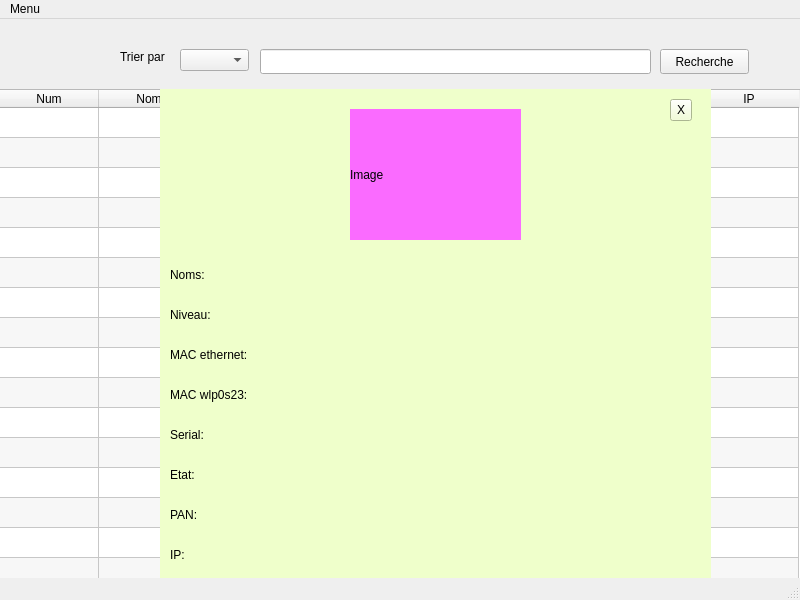
<?xml version="1.0" encoding="UTF-8"?>
<ui version="4.0">
 <class>MainWindow</class>
 <widget class="QMainWindow" name="MainWindow">
  <property name="geometry">
   <rect>
    <x>0</x>
    <y>0</y>
    <width>800</width>
    <height>600</height>
   </rect>
  </property>
  <property name="windowTitle">
   <string>MainWindow</string>
  </property>
  <widget class="QWidget" name="centralwidget">
   <widget class="QStackedWidget" name="pages">
    <property name="geometry">
     <rect>
      <x>-20</x>
      <y>20</y>
      <width>1081</width>
      <height>661</height>
     </rect>
    </property>
    <widget class="QWidget" name="to_list">
     <widget class="QComboBox" name="mode">
      <property name="geometry">
       <rect>
        <x>200</x>
        <y>10</y>
        <width>69</width>
        <height>22</height>
       </rect>
      </property>
      <item>
       <property name="text">
        <string/>
       </property>
      </item>
      <item>
       <property name="text">
        <string>Num</string>
       </property>
      </item>
      <item>
       <property name="text">
        <string>Nom</string>
       </property>
      </item>
      <item>
       <property name="text">
        <string>MAC ether</string>
       </property>
      </item>
      <item>
       <property name="text">
        <string>MAC wlp0s25</string>
       </property>
      </item>
      <item>
       <property name="text">
        <string>Serial</string>
       </property>
      </item>
      <item>
       <property name="text">
        <string>PAN</string>
       </property>
      </item>
      <item>
       <property name="text">
        <string>Etat</string>
       </property>
      </item>
      <item>
       <property name="text">
        <string>IP</string>
       </property>
      </item>
      <item>
       <property name="text">
        <string>Tout</string>
       </property>
      </item>
     </widget>
     <widget class="QTableWidget" name="liste">
      <property name="enabled">
       <bool>true</bool>
      </property>
      <property name="geometry">
       <rect>
        <x>0</x>
        <y>50</y>
        <width>1234</width>
        <height>1234</height>
       </rect>
      </property>
      <property name="maximumSize">
       <size>
        <width>16777215</width>
        <height>16777215</height>
       </size>
      </property>
      <property name="mouseTracking">
       <bool>false</bool>
      </property>
      <property name="tabletTracking">
       <bool>false</bool>
      </property>
      <property name="acceptDrops">
       <bool>true</bool>
      </property>
      <property name="autoFillBackground">
       <bool>true</bool>
      </property>
      <property name="alternatingRowColors">
       <bool>true</bool>
      </property>
      <property name="sortingEnabled">
       <bool>false</bool>
      </property>
      <property name="rowCount">
       <number>73</number>
      </property>
      <row/>
      <row/>
      <row/>
      <row/>
      <row/>
      <row/>
      <row/>
      <row/>
      <row/>
      <row/>
      <row/>
      <row/>
      <row/>
      <row/>
      <row/>
      <row/>
      <row/>
      <row/>
      <row/>
      <row/>
      <row/>
      <row/>
      <row/>
      <row/>
      <row/>
      <row/>
      <row/>
      <row/>
      <row/>
      <row/>
      <row/>
      <row/>
      <row/>
      <row/>
      <row/>
      <row/>
      <row/>
      <row/>
      <row/>
      <row/>
      <row/>
      <row/>
      <row/>
      <row/>
      <row/>
      <row/>
      <row/>
      <row/>
      <row/>
      <row/>
      <row/>
      <row/>
      <row/>
      <row/>
      <row/>
      <row/>
      <row/>
      <row/>
      <row/>
      <row/>
      <row/>
      <row/>
      <row/>
      <row/>
      <row/>
      <row/>
      <row/>
      <row/>
      <row/>
      <row/>
      <row/>
      <row/>
      <row/>
      <column>
       <property name="text">
        <string>Num</string>
       </property>
      </column>
      <column>
       <property name="text">
        <string>Nom</string>
       </property>
      </column>
      <column>
       <property name="text">
        <string>MAC ether</string>
       </property>
      </column>
      <column>
       <property name="text">
        <string>MAC wlp0s25</string>
       </property>
      </column>
      <column>
       <property name="text">
        <string>Serial</string>
       </property>
      </column>
      <column>
       <property name="text">
        <string>PAN</string>
       </property>
      </column>
      <column>
       <property name="text">
        <string>Etat</string>
       </property>
      </column>
      <column>
       <property name="text">
        <string>IP</string>
       </property>
      </column>
     </widget>
     <widget class="QLineEdit" name="input">
      <property name="geometry">
       <rect>
        <x>280</x>
        <y>10</y>
        <width>391</width>
        <height>25</height>
       </rect>
      </property>
     </widget>
     <widget class="QLabel" name="label">
      <property name="geometry">
       <rect>
        <x>140</x>
        <y>10</y>
        <width>49</width>
        <height>16</height>
       </rect>
      </property>
      <property name="text">
       <string>Trier par</string>
      </property>
     </widget>
     <widget class="QPushButton" name="rechercher">
      <property name="geometry">
       <rect>
        <x>680</x>
        <y>10</y>
        <width>89</width>
        <height>25</height>
       </rect>
      </property>
      <property name="text">
       <string>Recherche</string>
      </property>
     </widget>
     <widget class="QWidget" name="info" native="true">
      <property name="geometry">
       <rect>
        <x>180</x>
        <y>50</y>
        <width>551</width>
        <height>501</height>
       </rect>
      </property>
      <property name="styleSheet">
       <string notr="true">background-color: rgb(239, 255, 203);</string>
      </property>
      <widget class="QLabel" name="label_3">
       <property name="geometry">
        <rect>
         <x>190</x>
         <y>20</y>
         <width>171</width>
         <height>131</height>
        </rect>
       </property>
       <property name="styleSheet">
        <string notr="true">background-color: rgb(250, 107, 255);</string>
       </property>
       <property name="text">
        <string>Image</string>
       </property>
      </widget>
      <widget class="QWidget" name="horizontalLayoutWidget_5">
       <property name="geometry">
        <rect>
         <x>10</x>
         <y>170</y>
         <width>521</width>
         <height>31</height>
        </rect>
       </property>
       <layout class="QHBoxLayout" name="horizontalLayout">
        <item>
         <widget class="QLabel" name="label_10">
          <property name="text">
           <string>Noms:</string>
          </property>
         </widget>
        </item>
        <item>
         <widget class="QLabel" name="Lnom">
          <property name="text">
           <string/>
          </property>
         </widget>
        </item>
       </layout>
      </widget>
      <widget class="QWidget" name="horizontalLayoutWidget_7">
       <property name="geometry">
        <rect>
         <x>10</x>
         <y>210</y>
         <width>521</width>
         <height>31</height>
        </rect>
       </property>
       <layout class="QHBoxLayout" name="horizontalLayout_3">
        <item>
         <widget class="QLabel" name="label_11">
          <property name="text">
           <string>Niveau:</string>
          </property>
         </widget>
        </item>
        <item>
         <widget class="QLabel" name="Lniv">
          <property name="text">
           <string/>
          </property>
         </widget>
        </item>
       </layout>
      </widget>
      <widget class="QWidget" name="horizontalLayoutWidget_8">
       <property name="geometry">
        <rect>
         <x>10</x>
         <y>250</y>
         <width>521</width>
         <height>31</height>
        </rect>
       </property>
       <layout class="QHBoxLayout" name="horizontalLayout_9">
        <item>
         <widget class="QLabel" name="label_13">
          <property name="text">
           <string>MAC ethernet:</string>
          </property>
         </widget>
        </item>
        <item>
         <widget class="QLabel" name="Lme">
          <property name="text">
           <string/>
          </property>
         </widget>
        </item>
       </layout>
      </widget>
      <widget class="QWidget" name="horizontalLayoutWidget_9">
       <property name="geometry">
        <rect>
         <x>10</x>
         <y>290</y>
         <width>521</width>
         <height>31</height>
        </rect>
       </property>
       <layout class="QHBoxLayout" name="horizontalLayout_10">
        <item>
         <widget class="QLabel" name="label_15">
          <property name="text">
           <string>MAC wlp0s23:</string>
          </property>
         </widget>
        </item>
        <item>
         <widget class="QLabel" name="Lmw">
          <property name="text">
           <string/>
          </property>
         </widget>
        </item>
       </layout>
      </widget>
      <widget class="QWidget" name="horizontalLayoutWidget_10">
       <property name="geometry">
        <rect>
         <x>10</x>
         <y>330</y>
         <width>521</width>
         <height>31</height>
        </rect>
       </property>
       <layout class="QHBoxLayout" name="horizontalLayout_11">
        <item>
         <widget class="QLabel" name="label_17">
          <property name="text">
           <string>Serial:</string>
          </property>
         </widget>
        </item>
        <item>
         <widget class="QLabel" name="Ls">
          <property name="text">
           <string/>
          </property>
         </widget>
        </item>
       </layout>
      </widget>
      <widget class="QWidget" name="horizontalLayoutWidget_11">
       <property name="geometry">
        <rect>
         <x>10</x>
         <y>370</y>
         <width>521</width>
         <height>31</height>
        </rect>
       </property>
       <layout class="QHBoxLayout" name="horizontalLayout_12">
        <item>
         <widget class="QLabel" name="label_19">
          <property name="text">
           <string>Etat:</string>
          </property>
         </widget>
        </item>
        <item>
         <widget class="QLabel" name="Let">
          <property name="text">
           <string/>
          </property>
         </widget>
        </item>
       </layout>
      </widget>
      <widget class="QWidget" name="horizontalLayoutWidget_12">
       <property name="geometry">
        <rect>
         <x>10</x>
         <y>410</y>
         <width>521</width>
         <height>31</height>
        </rect>
       </property>
       <layout class="QHBoxLayout" name="horizontalLayout_14">
        <item>
         <widget class="QLabel" name="Lpan">
          <property name="text">
           <string>PAN:</string>
          </property>
         </widget>
        </item>
        <item>
         <widget class="QLabel" name="Lip">
          <property name="text">
           <string/>
          </property>
         </widget>
        </item>
       </layout>
      </widget>
      <widget class="QToolButton" name="quit">
       <property name="geometry">
        <rect>
         <x>510</x>
         <y>10</y>
         <width>22</width>
         <height>22</height>
        </rect>
       </property>
       <property name="text">
        <string>X</string>
       </property>
      </widget>
      <widget class="QWidget" name="horizontalLayoutWidget_13">
       <property name="geometry">
        <rect>
         <x>10</x>
         <y>450</y>
         <width>521</width>
         <height>31</height>
        </rect>
       </property>
       <layout class="QHBoxLayout" name="horizontalLayout_15">
        <item>
         <widget class="QLabel" name="label_24">
          <property name="text">
           <string>IP:</string>
          </property>
         </widget>
        </item>
        <item>
         <widget class="QLabel" name="Lip_2">
          <property name="text">
           <string/>
          </property>
         </widget>
        </item>
       </layout>
      </widget>
     </widget>
    </widget>
    <widget class="QWidget" name="page"/>
    <widget class="QWidget" name="to_add">
     <widget class="QTextBrowser" name="textBrowser">
      <property name="geometry">
       <rect>
        <x>190</x>
        <y>20</y>
        <width>441</width>
        <height>41</height>
       </rect>
      </property>
      <property name="html">
       <string>&lt;!DOCTYPE HTML PUBLIC &quot;-//W3C//DTD HTML 4.0//EN&quot; &quot;http://www.w3.org/TR/REC-html40/strict.dtd&quot;&gt;
&lt;html&gt;&lt;head&gt;&lt;meta name=&quot;qrichtext&quot; content=&quot;1&quot; /&gt;&lt;meta charset=&quot;utf-8&quot; /&gt;&lt;style type=&quot;text/css&quot;&gt;
p, li { white-space: pre-wrap; }
hr { height: 1px; border-width: 0; }
li.unchecked::marker { content: &quot;\2610&quot;; }
li.checked::marker { content: &quot;\2612&quot;; }
&lt;/style&gt;&lt;/head&gt;&lt;body style=&quot; font-family:'Segoe UI'; font-size:9pt; font-weight:400; font-style:normal;&quot;&gt;
&lt;p align=&quot;center&quot; style=&quot; margin-top:0px; margin-bottom:0px; margin-left:0px; margin-right:0px; -qt-block-indent:0; text-indent:0px;&quot;&gt;&lt;span style=&quot; font-size:14pt; font-weight:700;&quot;&gt;Formulaire d'ajout&lt;/span&gt;&lt;/p&gt;&lt;/body&gt;&lt;/html&gt;</string>
      </property>
     </widget>
     <widget class="QWidget" name="horizontalLayoutWidget">
      <property name="geometry">
       <rect>
        <x>190</x>
        <y>80</y>
        <width>441</width>
        <height>51</height>
       </rect>
      </property>
      <layout class="QHBoxLayout" name="horizontalLayout_2">
       <item>
        <widget class="QLabel" name="label_2">
         <property name="text">
          <string>Noms:</string>
         </property>
        </widget>
       </item>
       <item>
        <widget class="QLineEdit" name="nom"/>
       </item>
      </layout>
     </widget>
     <widget class="QWidget" name="horizontalLayoutWidget_2">
      <property name="geometry">
       <rect>
        <x>190</x>
        <y>150</y>
        <width>441</width>
        <height>51</height>
       </rect>
      </property>
      <layout class="QHBoxLayout" name="horizontalLayout_4">
       <item>
        <widget class="QLabel" name="label_4">
         <property name="text">
          <string>MAC ether: </string>
         </property>
        </widget>
       </item>
       <item>
        <widget class="QLineEdit" name="mac_ether"/>
       </item>
      </layout>
     </widget>
     <widget class="QWidget" name="horizontalLayoutWidget_3">
      <property name="geometry">
       <rect>
        <x>190</x>
        <y>220</y>
        <width>441</width>
        <height>51</height>
       </rect>
      </property>
      <layout class="QHBoxLayout" name="horizontalLayout_5">
       <item>
        <widget class="QLabel" name="label_5">
         <property name="text">
          <string>MAC wlp0s25: </string>
         </property>
        </widget>
       </item>
       <item>
        <widget class="QLineEdit" name="mac_wlp"/>
       </item>
      </layout>
     </widget>
     <widget class="QWidget" name="horizontalLayoutWidget_4">
      <property name="geometry">
       <rect>
        <x>190</x>
        <y>290</y>
        <width>441</width>
        <height>51</height>
       </rect>
      </property>
      <layout class="QHBoxLayout" name="horizontalLayout_6">
       <item>
        <widget class="QLabel" name="label_6">
         <property name="text">
          <string>Serial:</string>
         </property>
        </widget>
       </item>
       <item>
        <widget class="QLineEdit" name="serial"/>
       </item>
       <item>
        <layout class="QHBoxLayout" name="horizontalLayout_7">
         <item>
          <widget class="QLabel" name="label_7">
           <property name="text">
            <string>PAN:</string>
           </property>
          </widget>
         </item>
         <item>
          <widget class="QLineEdit" name="pan"/>
         </item>
        </layout>
       </item>
      </layout>
     </widget>
     <widget class="QWidget" name="horizontalLayoutWidget_6">
      <property name="geometry">
       <rect>
        <x>190</x>
        <y>360</y>
        <width>441</width>
        <height>51</height>
       </rect>
      </property>
      <layout class="QHBoxLayout" name="horizontalLayout_8">
       <item>
        <widget class="QLabel" name="label_8">
         <property name="text">
          <string>Etat: </string>
         </property>
        </widget>
       </item>
       <item>
        <widget class="QLineEdit" name="etat"/>
       </item>
      </layout>
     </widget>
     <widget class="QPushButton" name="add">
      <property name="geometry">
       <rect>
        <x>340</x>
        <y>440</y>
        <width>131</width>
        <height>31</height>
       </rect>
      </property>
      <property name="text">
       <string>Add</string>
      </property>
     </widget>
    </widget>
   </widget>
  </widget>
  <widget class="QMenuBar" name="menubar">
   <property name="geometry">
    <rect>
     <x>0</x>
     <y>0</y>
     <width>800</width>
     <height>22</height>
    </rect>
   </property>
   <widget class="QMenu" name="menu">
    <property name="title">
     <string>Menu</string>
    </property>
    <widget class="QMenu" name="modifier">
     <property name="title">
      <string>Modifier le liste</string>
     </property>
     <addaction name="modifierL1"/>
     <addaction name="modifierL2"/>
     <addaction name="modifierL3"/>
     <addaction name="modifierM1"/>
     <addaction name="modifierM2"/>
    </widget>
    <widget class="QMenu" name="lister">
     <property name="title">
      <string>Info des etudiants</string>
     </property>
     <addaction name="listeL1"/>
     <addaction name="listeL2"/>
     <addaction name="listeL3"/>
     <addaction name="listeM1"/>
     <addaction name="listeM2"/>
    </widget>
    <widget class="QMenu" name="ajouter">
     <property name="title">
      <string>Ajouter au liste</string>
     </property>
     <addaction name="ajouterL1"/>
     <addaction name="ajouterL2"/>
     <addaction name="ajouterL3"/>
     <addaction name="ajouterM1"/>
     <addaction name="ajouterM2"/>
    </widget>
    <addaction name="lister"/>
    <addaction name="ajouter"/>
    <addaction name="modifier"/>
   </widget>
   <addaction name="menu"/>
  </widget>
  <widget class="QStatusBar" name="statusbar"/>
  <action name="actionIP">
   <property name="text">
    <string>IP</string>
   </property>
  </action>
  <action name="actionNum">
   <property name="text">
    <string>Num</string>
   </property>
  </action>
  <action name="actionNiveau">
   <property name="text">
    <string>Niveau</string>
   </property>
  </action>
  <action name="actionMAC_ether">
   <property name="text">
    <string>MAC ether</string>
   </property>
  </action>
  <action name="actionMAC_wlp0s25">
   <property name="text">
    <string>MAC wlp0s25</string>
   </property>
  </action>
  <action name="actionSerial">
   <property name="text">
    <string>Serial</string>
   </property>
  </action>
  <action name="listeL1">
   <property name="text">
    <string>L1</string>
   </property>
  </action>
  <action name="listeL2">
   <property name="text">
    <string>L2</string>
   </property>
  </action>
  <action name="listeL3">
   <property name="text">
    <string>L3</string>
   </property>
  </action>
  <action name="listeM1">
   <property name="text">
    <string>M1</string>
   </property>
  </action>
  <action name="listeM2">
   <property name="text">
    <string>M2</string>
   </property>
  </action>
  <action name="ajouterL1">
   <property name="text">
    <string>L1</string>
   </property>
  </action>
  <action name="ajouterL2">
   <property name="text">
    <string>L2</string>
   </property>
  </action>
  <action name="ajouterL3">
   <property name="text">
    <string>L3</string>
   </property>
  </action>
  <action name="ajouterM1">
   <property name="text">
    <string>M1</string>
   </property>
  </action>
  <action name="ajouterM2">
   <property name="text">
    <string>M2</string>
   </property>
  </action>
  <action name="modifierL1">
   <property name="text">
    <string>L1</string>
   </property>
  </action>
  <action name="modifierL2">
   <property name="text">
    <string>L2</string>
   </property>
  </action>
  <action name="modifierL3">
   <property name="text">
    <string>L3</string>
   </property>
  </action>
  <action name="modifierM1">
   <property name="text">
    <string>M1</string>
   </property>
  </action>
  <action name="modifierM2">
   <property name="text">
    <string>M2</string>
   </property>
  </action>
 </widget>
 <resources/>
 <connections/>
</ui>
